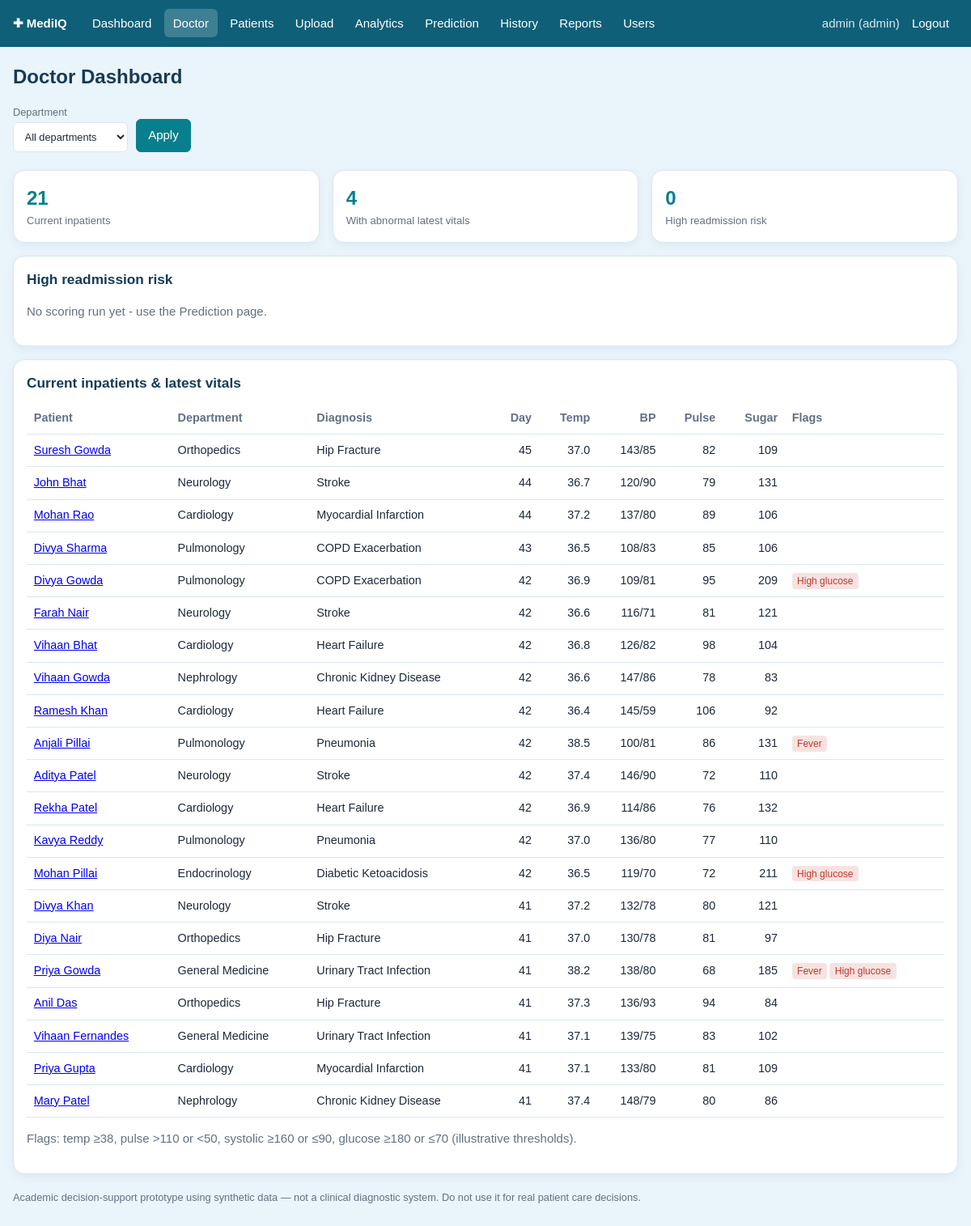
Screenshot of /doctor (signed in) with the database file from the repository.
### tables this page shows
CREATE TABLE users (
    user_id       INTEGER PRIMARY KEY AUTOINCREMENT,
    username      TEXT NOT NULL UNIQUE,
    password_hash TEXT NOT NULL,
    role          TEXT NOT NULL DEFAULT 'staff' CHECK (role IN ('admin','doctor','staff'))
);

CREATE TABLE admissions (
    admission_id   INTEGER PRIMARY KEY AUTOINCREMENT,
    patient_id     INTEGER NOT NULL REFERENCES patients(patient_id) ON DELETE CASCADE,
    admission_date TEXT NOT NULL,                 -- YYYY-MM-DD
    discharge_date TEXT,                          -- NULL = currently admitted
    diagnosis      TEXT NOT NULL,
    department     TEXT NOT NULL,
    CHECK (discharge_date IS NULL OR discharge_date >= admission_date)
);

CREATE TABLE patients (
    patient_id  INTEGER PRIMARY KEY AUTOINCREMENT,
    name        TEXT NOT NULL,
    age         INTEGER NOT NULL CHECK (age BETWEEN 0 AND 120),
    gender      TEXT NOT NULL CHECK (gender IN ('Male','Female','Other')),
    phone       TEXT,
    blood_group TEXT NOT NULL DEFAULT 'Unknown'
);

### views.py (the view)
@bp.route("/doctor")
@role_required(*CLINICAL)
def doctor():
    dept = request.args.get("department", "")
    _, _, feats = _frames()
    rid = repo.latest_run_id()
    run = repo.get_run(rid) if rid else []
    high = [r for r in run if r["risk_level"] == "High" and (not dept or r["department"] == dept)]
    inpatients = analytics.inpatient_status(feats, dept or None) if not feats.empty else []
    return render_template("doctor.html", departments=_departments(), dept=dept, high=high, run_id=rid,
                           run_time=run[0]["predicted_at"] if run else None, inpatients=inpatients,
                           flagged=[i for i in inpatients if i["flags"]])

### auth.py (called while the page is built)
@bp.before_app_request
def load_user():
    uid = session.get("user_id")
    g.user = repo.get_user(uid) if uid else None

def login_required(view):
    @wraps(view)
    def wrapped(*a, **kw):
        if g.user is None:
            return redirect(url_for("auth.login", next=request.path))
        return view(*a, **kw)
    return wrapped

def role_required(*roles):
    def deco(view):
        @wraps(view)
        @login_required
        def wrapped(*a, **kw):
            if g.user["role"] not in roles:
                abort(403, "Your role does not have access to this page.")
            return view(*a, **kw)
        return wrapped
    return deco

### db.py (called while the page is built)
def get_db():
    if "db" not in g:
        g.db = sqlite3.connect(current_app.config["DATABASE"])
        g.db.row_factory = sqlite3.Row
        g.db.execute("PRAGMA foreign_keys = ON")
    return g.db

### repo.py (called while the page is built)
def get_user(user_id):
    return get_db().execute("SELECT * FROM users WHERE user_id=?", (user_id,)).fetchone()

def admissions_df():
    df = pd.read_sql_query("""SELECT a.admission_id, a.patient_id, p.name, p.age, p.gender,
                                     a.admission_date, a.discharge_date, a.diagnosis, a.department
                              FROM admissions a JOIN patients p ON p.patient_id=a.patient_id
                              ORDER BY a.admission_date""", get_db())
    df["admission_date"] = pd.to_datetime(df["admission_date"])
    df["discharge_date"] = pd.to_datetime(df["discharge_date"])
    return df

def distinct_values(col):
    assert col in ("department", "diagnosis")
    return [r[0] for r in get_db().execute(f"SELECT DISTINCT {col} FROM admissions ORDER BY {col}")]

def vitals_df():
    df = pd.read_sql_query("SELECT patient_id, temperature, bp, pulse, sugar, recorded_at FROM vitals ORDER BY recorded_at", get_db())
    df["recorded_at"] = pd.to_datetime(df["recorded_at"])
    return df

def latest_run_id():
    r = get_db().execute("SELECT run_id FROM predictions WHERE run_type='batch' ORDER BY predicted_at DESC, prediction_id DESC LIMIT 1").fetchone()
    return r[0] if r else None

### services/analytics.py (called while the page is built)
def _num(x, nd=1):
    return None if pd.isna(x) else round(float(x), nd)

### services/features.py (called while the page is built)
def parse_bp(s):
    m = re.fullmatch(r"\s*(\d{2,3})\s*/\s*(\d{2,3})\s*", s or "") if isinstance(s, str) else None
    return (float(m[1]), float(m[2])) if m else (np.nan, np.nan)

### views.py (called while the page is built)
def _frames():
    adm, vit = repo.admissions_df(), repo.vitals_df()
    return adm, vit, features.build_frame(adm, vit)

### templates/doctor.html (shortened to what this page needs)
{% extends "base.html" %}{% from "macros.html" import risk_table %}{% block title %}Doctor dashboard{% endblock %}
{% block content %}
<h1>Doctor Dashboard</h1>
<form class="inline noprint" method="get"><label>Department<select name="department"><option value="">All departments</option></select></label><button>Apply</button></form><br>
<div class="grid g5"><div class="card kpi"><div class="v">{{ inpatients|length }}</div><div class="l">Current inpatients</div></div>
<div class="card kpi"><div class="v">{{ flagged|length }}</div><div class="l">With abnormal latest vitals</div></div>
<div class="card kpi"><div class="v">{{ high|length }}</div><div class="l">High readmission risk</div></div></div>
<div class="card scroll"><h2>High readmission risk {% if run_id %}<span class="muted" style="font-weight:400">(run <a href="{{ url_for('main.history_run', run_id=run_id) }}">{{ run_id }}</a>, {{ run_time }} UTC)</span>{% endif %}</h2>
{% if high %}{{ risk_table(high) }}{% else %}<p class="muted">{{ 'No high-risk patients in this department.' if run_id else 'No scoring run yet - use the Prediction page.' }}</p>{% endif %}</div>
<div class="card scroll"><h2>Current inpatients &amp; latest vitals</h2><table>
<tr><th>Patient</th><th>Department</th><th>Diagnosis</th><th class="n">Day</th><th class="n">Temp</th><th class="n">BP</th><th class="n">Pulse</th><th class="n">Sugar</th><th>Flags</th></tr>
{% for i in inpatients %}<tr><td><a href="{{ url_for('main.patient_detail', pid=i.patient_id) }}">{{ i.name }}</a></td><td>{{ i.department }}</td><td>{{ i.diagnosis }}</td><td class="n">{{ i.days }}</td>
<td class="n">{{ i.temperature if i.temperature is not none else '-' }}</td><td class="n">{{ i.bp or '-' }}</td><td class="n">{{ i.pulse|int if i.pulse is not none else '-' }}</td><td class="n">{{ i.sugar|int if i.sugar is not none else '-' }}</td>
<td>{% for f in i.flags %}<span class="flag">{{ f }}</span>{% endfor %}</td></tr>
{% else %}<tr><td colspan="9" class="muted">No current inpatients.</td></tr>{% endfor %}</table>
<p class="muted">Flags: temp &ge;38, pulse &gt;110 or &lt;50, systolic &ge;160 or &le;90, glucose &ge;180 or &le;70 (illustrative thresholds).</p></div>
{% endblock %}

### templates/base.html (shortened to what this page needs)
<!doctype html>
<html lang="en"><head>
<link rel="stylesheet" href="{{ url_for('static', filename='css/style.css') }}">
</head><body>
{% set ep = request.endpoint or '' %}
<nav>
  <span class="brand">&#10010; MediIQ</span>
  {% if g.user %}
  <a href="{{ url_for('main.dashboard') }}" class="{{ 'on' if ep=='main.dashboard' }}">Dashboard</a>
  {% if g.user.role in ('admin','doctor') %}<a href="{{ url_for('main.doctor') }}" class="{{ 'on' if ep=='main.doctor' }}">Doctor</a>{% endif %}
  <a href="{{ url_for('main.patients') }}" class="{{ 'on' if ep in ('main.patients','main.patient_detail') }}">Patients</a>
  <a href="{{ url_for('main.upload') }}" class="{{ 'on' if ep=='main.upload' }}">Upload</a>
  <a href="{{ url_for('main.analytics_page') }}" class="{{ 'on' if ep=='main.analytics_page' }}">Analytics</a>
  <a href="{{ url_for('main.predict') }}" class="{{ 'on' if ep=='main.predict' }}">Prediction</a>
  <a href="{{ url_for('main.history') }}" class="{{ 'on' if ep.startswith('main.history') }}">History</a>
  <a href="{{ url_for('main.reports') }}" class="{{ 'on' if ep=='main.reports' }}">Reports</a>
  {% if g.user.role=='admin' %}<a href="{{ url_for('auth.users') }}">Users</a>{% endif %}
  <span style="color:#fff;opacity:.85">{{ g.user.username }} ({{ g.user.role }})</span>
  <a href="{{ url_for('auth.logout') }}">Logout</a>
  {% endif %}
</nav>
<main>
  {% block content %}{% endblock %}
</main>
<footer>Academic decision-support prototype using synthetic data &mdash; not a clinical diagnostic system. Do not use it for real patient care decisions.</footer>
</body></html>

### static/css/style.css (style rules this page uses)
:root { --bg: #EAF4FB; --card: #FFFFFF; --ink: #1E293B; --muted: #637083; --line: #D7E7F0; --brand: #0F5F78; --accent: #087F8C; --danger: #C0392B; --amber: #D98A0B; --ok: #1F8A5B; }
* { box-sizing: border-box; }
body { margin: 0; font-family: Arial, Helvetica, sans-serif; font-size: 15px; line-height: 1.5; background: var(--bg); color: var(--ink); }
nav { display: flex; flex-wrap: wrap; align-items: center; gap: 0.25rem; background: var(--brand); padding: 0.7rem 1rem; }
nav a { color: #FFFFFF; text-decoration: none; padding: 0.4rem 0.7rem; border-radius: 6px; transition: background 0.2s ease; }
nav a:hover, nav a.on { background: rgba(255, 255, 255, 0.2); }
nav .brand { font-weight: 700; margin-right: 1rem; color: #FFFFFF; }
main { max-width: 1200px; margin: 1.2rem auto; padding: 0 1rem; }
h1, h2, h3 { color: #163B57; }
h1 { font-size: 1.5rem; margin: 0.2rem 0 1rem; }
h2 { font-size: 1.08rem; margin: 0 0 0.6rem; }
.card, .stat-card, .chart-container { background: var(--card); color: var(--ink); border: 1px solid var(--line); border-radius: 14px; padding: 1rem; margin-bottom: 1rem; box-shadow: 0 4px 12px rgba(15, 70, 100, 0.06); }
.grid { display: grid; gap: 1rem; }
.g5 { grid-template-columns: repeat( auto-fit, minmax(min(100%, 150px), 1fr) ); }
.kpi .v { font-size: 1.5rem; font-weight: 700; color: var(--accent); }
.kpi .l { color: var(--muted); font-size: 0.82rem; }
.scroll { overflow-x: auto; }
table { width: 100%; border-collapse: collapse; font-size: 0.9rem; }
th, td { padding: 0.55rem; border-bottom: 1px solid var(--line); text-align: left; vertical-align: top; }
th { color: var(--muted); font-weight: 600; }
td.n, th.n { text-align: right; }
form.inline { display: flex; flex-wrap: wrap; gap: 0.6rem; align-items: end; }
label { display: flex; flex-direction: column; font-size: 0.8rem; color: var(--muted); gap: 0.2rem; }
input, select, textarea { width: 100%; max-width: 100%; padding: 0.55rem 0.6rem; border: 1px solid var(--line); border-radius: 6px; background: var(--card); color: var(--ink); font: inherit; }
button, .btn { background: var(--accent); color: #FFFFFF; border: 1px solid var(--accent); border-radius: 6px; padding: 0.5rem 0.9rem; cursor: pointer; text-decoration: none; font: inherit; display: inline-block; transition: background 0.2s ease; }
.muted { color: var(--muted); }
.flag { display: inline-block; background: rgba(192, 57, 43, 0.14); color: var(--danger); border-radius: 4px; padding: 0.05rem 0.4rem; font-size: 0.75rem; margin-right: 0.2rem; }
footer { max-width: 1200px; margin: 0 auto 2rem; padding: 0 1rem; color: var(--muted); font-size: 0.8rem; }

### rows the page displays
users: user.username "admin", user.role "admin"
admissions: name "Suresh Gowda", department "Orthopedics", diagnosis "Hip Fracture", days "45", temperature "37.0", bp "143/85", pulse "82", sugar "109"
admissions: name "John Bhat", department "Neurology", diagnosis "Stroke", days "44", temperature "36.7", bp "120/90", pulse "79", sugar "131"
admissions: name "Mohan Rao", department "Cardiology", diagnosis "Myocardial Infarction", days "44", temperature "37.2", bp "137/80", pulse "89", sugar "106"
admissions: name "Divya Sharma", department "Pulmonology", diagnosis "COPD Exacerbation", days "43", temperature "36.5", bp "108/83", pulse "85", sugar "106"
admissions: name "Divya Gowda", department "Pulmonology", diagnosis "COPD Exacerbation", days "42", temperature "36.9", bp "109/81", pulse "95", sugar "209", flags "High glucose"
admissions: name "Farah Nair", department "Neurology", diagnosis "Stroke", days "42", temperature "36.6", bp "116/71", pulse "81", sugar "121"
admissions: name "Vihaan Bhat", department "Cardiology", diagnosis "Heart Failure", days "42", temperature "36.8", bp "126/82", pulse "98", sugar "104"
admissions: name "Vihaan Gowda", department "Nephrology", diagnosis "Chronic Kidney Disease", days "42", temperature "36.6", bp "147/86", pulse "78", sugar "83"
admissions: name "Ramesh Khan", department "Cardiology", diagnosis "Heart Failure", days "42", temperature "36.4", bp "145/59", pulse "106", sugar "92"
admissions: name "Anjali Pillai", department "Pulmonology", diagnosis "Pneumonia", days "42", temperature "38.5", bp "100/81", pulse "86", sugar "131", flags "Fever"
admissions: name "Aditya Patel", department "Neurology", diagnosis "Stroke", days "42", temperature "37.4", bp "146/90", pulse "72", sugar "110"
admissions: name "Rekha Patel", department "Cardiology", diagnosis "Heart Failure", days "42", temperature "36.9", bp "114/86", pulse "76", sugar "132"
admissions: name "Kavya Reddy", department "Pulmonology", diagnosis "Pneumonia", days "42", temperature "37.0", bp "136/80", pulse "77", sugar "110"
admissions: name "Mohan Pillai", department "Endocrinology", diagnosis "Diabetic Ketoacidosis", days "42", temperature "36.5", bp "119/70", pulse "72", sugar "211", flags "High glucose"
admissions: name "Divya Khan", department "Neurology", diagnosis "Stroke", days "41", temperature "37.2", bp "132/78", pulse "80", sugar "121"
admissions: name "Diya Nair", department "Orthopedics", diagnosis "Hip Fracture", days "41", temperature "37.0", bp "130/78", pulse "81", sugar "97"
admissions: name "Priya Gowda", department "General Medicine", diagnosis "Urinary Tract Infection", days "41", temperature "38.2", bp "138/80", pulse "68", sugar "185", flags "Fever" "High glucose"
admissions: name "Anil Das", department "Orthopedics", diagnosis "Hip Fracture", days "41", temperature "37.3", bp "136/93", pulse "94", sugar "84"
admissions: name "Vihaan Fernandes", department "General Medicine", diagnosis "Urinary Tract Infection", days "41", temperature "37.1", bp "139/75", pulse "83", sugar "102"
admissions: name "Priya Gupta", department "Cardiology", diagnosis "Myocardial Infarction", days "41", temperature "37.1", bp "133/80", pulse "81", sugar "109"
admissions: name "Mary Patel", department "Nephrology", diagnosis "Chronic Kidney Disease", days "41", temperature "37.4", bp "148/79", pulse "80", sugar "86"

### other values shown
{{ inpatients|length }} "21"
{{ flagged|length }} "4"
{{ high|length }} "0"
